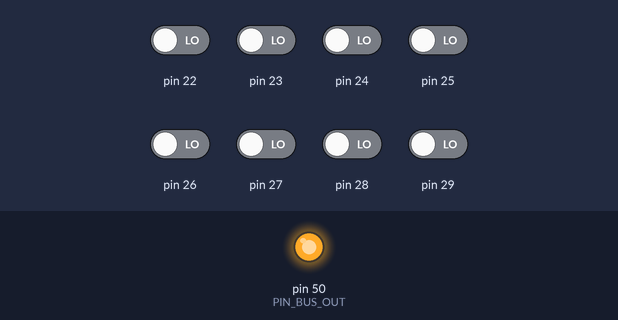
Simulated run of this sketch. Board: Arduino Mega 2560, built with avr-gcc and run on an emulated ATmega2560. Shown: output pins drawn as LEDs (lit = HIGH). The test bench sets the inputs (shaded band); at power-on: pin 22–29 LOW.

Above: at 0.1 s.
Timing chart, 0 to 1.6 s (numbered marks = the images above):
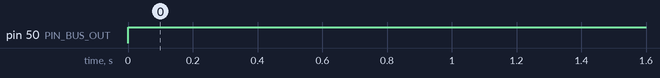

Measured:
- by itself, pin 50 (PIN_BUS_OUT): LOW → HIGH at 0.00 s

The sketch:

SPI_BUS_ACTIVE_Aggregator_ATTiny861A.ino
```cpp
// ATtiny861A BUS_ACTIVE Aggregator v0.1
// BUS_ACTIVE_OUT = HIGH if any CS_n input on PA0..PA7 is LOW
// Test now: drive PA0 from Pico GP22; connect PB3 -> Arbiter Tiny PA2.
#include <Arduino.h>
const uint8_t CS_MASK = 0xFF;     // Inputs: CS_n lines on Port A (use PA0..PA7)
const uint8_t PIN_BUS_OUT = PB3;  // Output: BUS_ACTIVE (active-HIGH)
inline void setOutputB(uint8_t bit) {
  DDRB |= _BV(bit);
}
inline void setHighB(uint8_t bit) {
  PORTB |= _BV(bit);
}
inline void setLowB(uint8_t bit) {
  PORTB &= ~_BV(bit);
}
void setup() {
  // PA as inputs, no pull-ups (external drivers like MCP/Pico will drive them)
  DDRA = 0x00;
  PORTA = 0x00;
  setOutputB(PIN_BUS_OUT);
  setLowB(PIN_BUS_OUT);  // idle = LOW (no CS active)
}
void loop() {
  uint8_t pa = PINA;
  // Any CS_n low? -> (~pa & CS_MASK) != 0
  bool anyActive = ((~pa) & CS_MASK) != 0;
  if (anyActive) setHighB(PIN_BUS_OUT);
  else setLowB(PIN_BUS_OUT);
  delayMicroseconds(1);  // Optional tiny glitch filter (comment out if not needed)
}
```
